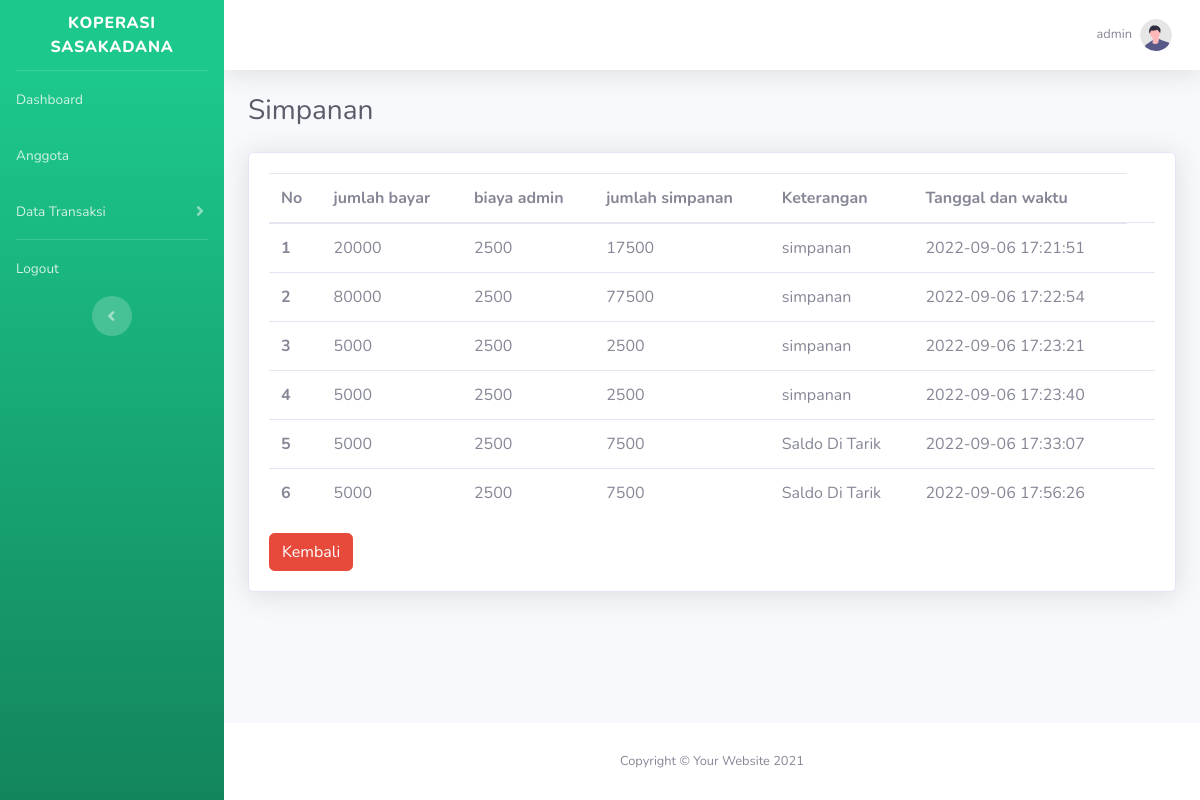
The page /r_simpanan.php?id=12 (signed in) on the database its author committed.
### tables this page shows
CREATE TABLE `t_simpanan` (
  `idts` int(11) NOT NULL,
  `idsimpanan` int(11) NOT NULL,
  `kode` varchar(255) NOT NULL,
  `nominal` varchar(255) NOT NULL,
  `adm` varchar(1000) NOT NULL,
  `sub` varchar(1000) NOT NULL,
  `kategori` varchar(1000) NOT NULL,
  `tgl` varchar(255) NOT NULL
);

### r_simpanan.php (the view)
<?php
include 'components/head.php';
?>
<body id="page-top">
    <div id="wrapper">
    <?php
        include 'components/sidebar.php';
        ?>
        <div id="content-wrapper" class="d-flex flex-column">
            <div id="content">
                <?php
                include 'components/header.php';
                ?>
                <div class="container-fluid">
                    <div class="d-sm-flex align-items-center justify-content-between mb-4">
                        <h1 class="h3 mb-0 text-gray-800">Simpanan</h1>
                    </div>
                    <div class="card shadow mb-4">
                    <div class="card-body">
                    <table class="table">
                        <thead>
                            <tr>
                            <th scope="col">No</th>
                            <th scope="col">jumlah bayar</th>
                            <th scope="col">biaya admin</th>
                            <th scope="col">jumlah simpanan</th>
                            <th scope="col">Keterangan</th>
                            <th scope="col">Tanggal dan waktu</th>
                            </tr>
                        </thead>
                        <tbody>
                            <?php
                            include 'config.php';
                            $id = $_GET['id'];
                            $get_data = mysqli_query($conn,"SELECT * FROM t_simpanan  WHERE idsimpanan ='$id'");
                            $no = 1;
                            while ($data = mysqli_fetch_array($get_data)) {
                            ?>
                            <tr>
                            <th><?php echo $no++; ?></th>
                            <td><?php echo $data['nominal']; ?></td>
                            <td><?php echo $data['adm']; ?></td>
                            <td><?php echo $data['sub']; ?></td>
                            <td><?php echo $data['kategori']; ?></td>
                            <td><?php echo $data['tgl']; ?></td>
                            <td>
                            </td>
                            </tr>
                            <?php } ?>
                        </tbody>
                        </table>
                        <a href="simpanan.php" class="btn btn-danger">Kembali</a>
                        </div>
                     </div>
                </div>
            </div>
            <?php
            include 'components/footer.php';
            ?>
</body>
</html>

### components/head.php (shortened to what this page needs)
<!DOCTYPE html>
<html lang="en">
<head>
    <link href="vendor/fontawesome-free/css/all.min.css" rel="stylesheet" type="text/css">
    <link href="css/sb-admin-2.min.css" rel="stylesheet">
</head>

### components/sidebar.php (shortened to what this page needs)
 <ul class="navbar-nav bg-gradient-success sidebar sidebar-dark accordion" id="accordionSidebar">
<a class="sidebar-brand d-flex align-items-center justify-content-center" href="index.html">
    <div class="sidebar-brand-text mx-3">KOPERASI SASAKADANA</div>
</a>
<hr class="sidebar-divider my-0">
<li class="nav-item ">
    <a class="nav-link" href="home.php">
        <span>Dashboard</span></a>
</li>
<li class="nav-item ">
    <a class="nav-link" href="anggota.php">
        <span>Anggota</span></a>
</li>
<li class="nav-item">
                <a class="nav-link collapsed" href="#" data-toggle="collapse" data-target="#collapseTwo"
                    aria-expanded="true" aria-controls="collapseTwo">
                    <span>Data Transaksi</span>
                </a>
</li>
<hr class="sidebar-divider my-0">
<li class="nav-item ">
    <a class="nav-link" href="#" data-toggle="modal" data-target="#logoutModal">
        <span>Logout</span></a>
</li>
<div class="text-center d-none d-md-inline">
    <button class="rounded-circle border-0" id="sidebarToggle"></button>
</div>
</ul>

### components/header.php (shortened to what this page needs)
<nav class="navbar navbar-expand navbar-light bg-white topbar mb-4 static-top shadow">
<ul class="navbar-nav ml-auto">
    <li class="nav-item dropdown no-arrow">
        <a class="nav-link dropdown-toggle" href="#" id="userDropdown" role="button"
            data-toggle="dropdown" aria-haspopup="true" aria-expanded="false">
            <span class="mr-2 d-none d-lg-inline text-gray-600 small"> <?php echo  $_SESSION['username'] ; ?></span>
            <img class="img-profile rounded-circle"
                src="img/undraw_profile.svg">
        </a>
    </li>
</ul>
</nav>

### components/footer.php (shortened to what this page needs)
<footer class="sticky-footer bg-white">
                <div class="container my-auto">
                    <div class="copyright text-center my-auto">
                        <span>Copyright &copy; Your Website 2021</span>
                    </div>
                </div>
            </footer>
        </div>
    </div>

### rows shown on the page
t_simpanan: nominal "20000", adm "2500", sub "17500", kategori "simpanan", tgl "2022-09-06 17:21:51"
t_simpanan: nominal "80000", adm "2500", sub "77500", kategori "simpanan", tgl "2022-09-06 17:22:54"
t_simpanan: nominal "5000", adm "2500", sub "2500", kategori "simpanan", tgl "2022-09-06 17:23:21"
t_simpanan: nominal "5000", adm "2500", sub "2500", kategori "simpanan", tgl "2022-09-06 17:23:40"
t_simpanan: nominal "5000", adm "2500", sub "7500", kategori "Saldo Di Tarik", tgl "2022-09-06 17:33:07"
t_simpanan: nominal "5000", adm "2500", sub "7500", kategori "Saldo Di Tarik", tgl "2022-09-06 17:56:26"

### other values the page prints
$_SESSION['username'] "admin"
